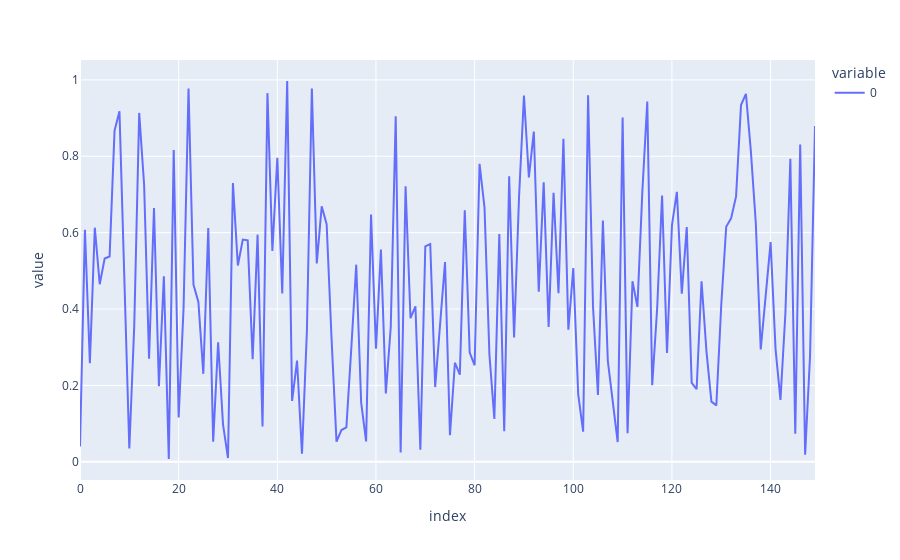

The notebook cell saved with this chart:
### Markdown cell above
# Notebook

This notebook plots random numbers with a seed, it will be helpful to help us distinguish the changes between cells. The only issue is we won't be able to track very large differences in notebook commits, but this is a helpful starting point.

### Code cell
np.random.seed = 77777
fig = px.line(np.random.rand(150))
fig.show()

### Figure 1 — Plotly figure (JSON) as saved in the notebook; plotly's stock layout.template omitted (floating-point values rounded to 4 significant figures; data arrays with more than 128 entries replaced by an {"elided": "..."} marker saying what was removed)
{"data": [{"hovertemplate": "variable=0<br>index=%{x}<br>value=%{y}<extra></extra>", "legendgroup": "0", "line": {"color": "#636efa", "dash": "solid"}, "marker": {"symbol": "circle"}, "mode": "lines", "name": "0", "orientation": "v", "showlegend": true, "type": "scatter", "x": {"elided": "150 int values"}, "xaxis": "x", "y": {"elided": "150 float values"}, "yaxis": "y"}], "layout": {"legend": {"title": {"text": "variable"}, "tracegroupgap": 0}, "margin": {"t": 60}, "xaxis": {"anchor": "y", "domain": [0, 1], "title": {"text": "index"}}, "yaxis": {"anchor": "x", "domain": [0, 1], "title": {"text": "value"}}}}
